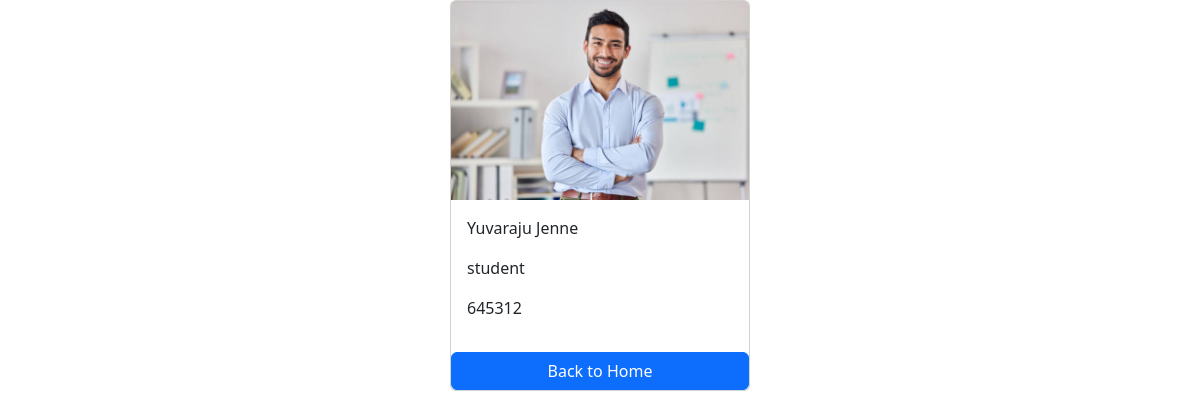
The app's page /employees/6/ with its own data.
### salary/models.py (models this page shows, shortened)
class Employee(models.Model):
    first_name=models.CharField(max_length=100)
    last_name=models.CharField(max_length=100)
    image=models.ImageField(upload_to='images')
    designation=models.CharField(max_length=100)
    email_address=models.EmailField(max_length=100,unique=True)
    phone_number=models.CharField(max_length=10,blank=True)

### salary/views.py (the view)
# urls.py: path('<int:pk>/',views.details,name='details')
def details(requist,pk):
    employee=get_object_or_404(Employee,pk=pk)
    context={
        'employee':employee
    }
    return render(requist,'details.html',context)

### templates/details.html (shortened to what this page needs)
<!DOCTYPE html>
<html lang="en">
<head>
    <link href="https://cdn.jsdelivr.net/npm/bootstrap@5.3.2/dist/css/bootstrap.min.css" rel="stylesheet">
</head>
<body>
    <div class="container">
        <div class="card mx-auto" style="width:300px">
            <img src="{{employee.image.url}}" class="card-img-top" alt="">
            <div class="card-body">
                <p>{{employee.first_name}} {{employee.last_name}}</p>
                <p>{{employee.designation}}</p>
                <p>{{employee.phone_number}}</p>
            </div>
            <a href="{% url 'home' %}" class="btn btn-primary">Back to Home</a>
        </div>
    </div>
</body>
</html>

### records on screen
Employee: image (picture), first_name "Yuvaraju", last_name "Jenne", designation "student", phone_number "645312"
